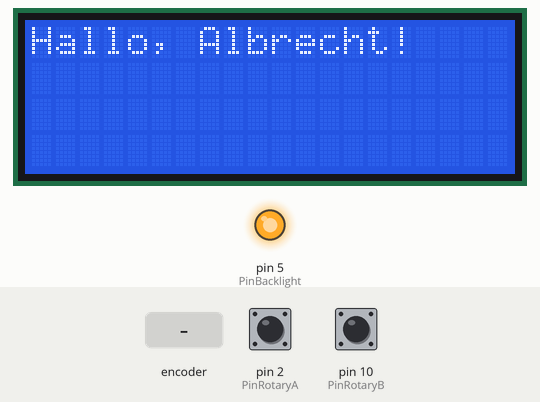
Bench run of a sketch on a simulated Arduino Uno, built with avr-gcc and run on an emulated ATmega328P. On the bench: 20×4 character LCD, output pins drawn as LEDs (lit = HIGH). The inputs (shaded band) are chosen by the test bench; at power-on: pin 2 (PinRotaryA) HIGH, pin 10 (PinRotaryB) HIGH.

Above: at 1.2 s.
1.3 s: rotary encoder on pin 2 (PinRotaryA) / pin 10 (PinRotaryB) turned 3 steps (first pin leading)
At 2.2 s:
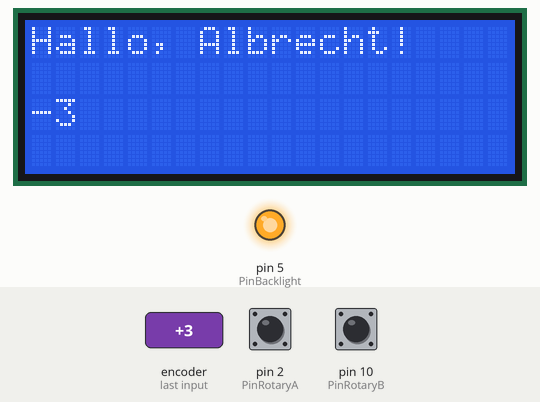
3.4 s: rotary encoder on pin 2 (PinRotaryA) / pin 10 (PinRotaryB) turned 1 step (first pin leading)
At 4.7 s:
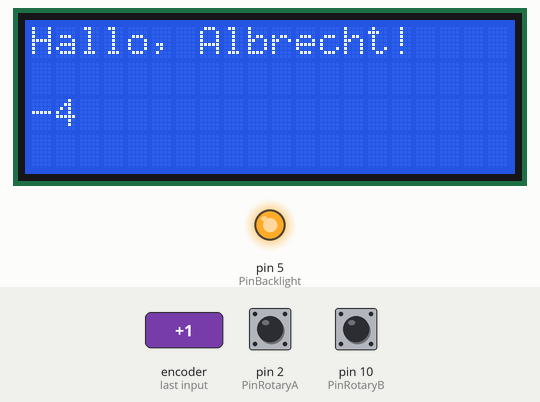
5.1 s: rotary encoder on pin 2 (PinRotaryA) / pin 10 (PinRotaryB) turned 1 step (first pin leading)
At 5.8 s:
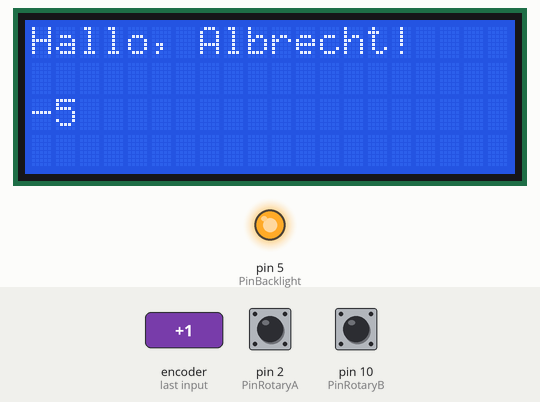
Timing chart, 0 to 8.1 s (numbered marks = the images above; inputs shaded):
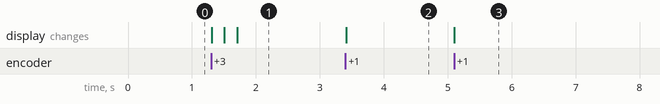

Measured:
- after the input at 1.3 s, the display: first changes at once (image 1 shows a later state)
- after the input at 3.4 s, the display: changes at once (image 2)
- after the input at 5.1 s, the display: changes at once (image 3)

The sketch:

LCDisplay.ino
```cpp
#include <LiquidCrystal.h>

//LiquidCrystal lcd(2, 3, 4,  8, 9, 10, 11, 12, 13, 5, 6);
LiquidCrystal lcd(6, 7, 8,   12, 13, 3, 4);
const int PinRotaryA=2;
const int PinRotaryB=10;
const int PinPush=11;
const int PinBacklight=5;

volatile int Counter = 0;
volatile unsigned long LastTick = 0;
int LastCount = 0;

void pinCount()
{
  if ((digitalRead(PinRotaryA) == LOW) && (millis()-LastTick > 10)) {
    LastTick = millis();
    if (digitalRead(PinRotaryB) == LOW)
      Counter++;
    else
      Counter--;
  }
}

void setup()
{
    lcd.begin(20, 4);
    lcd.print("Hallo, Albrecht!");
    digitalWrite(PinRotaryA, HIGH);
    digitalWrite(PinRotaryB, HIGH);
    digitalWrite(PinPush, HIGH);
    analogWrite(PinBacklight, 255);
    attachInterrupt(0, pinCount, CHANGE);
}

void loop()
{
  int i;

  for(i = 10; i >= 0; i--) {
    if (millis() < LastTick) LastTick = 0;

/*    lcd.setCursor(0, 1);
    if (i < 10) lcd.print(" ");
    lcd.print(i);
    delay(500);
*/

    if (Counter != LastCount) {
      lcd.setCursor(0, 2);
      lcd.print(Counter);
      lcd.print(" ");
      LastCount = Counter;
    }
/*    if (digitalRead(PinPush) == LOW && Counter >= 0 && Counter < 256) {
      analogWrite(PinBacklight, Counter);
    }*/
    delay(10);

  }
/*  lcd.setCursor(0, 1);
  lcd.print("***BUMM***");
  delay(500);
  lcd.setCursor(0, 1);
  lcd.print("          ");*/

}
```
